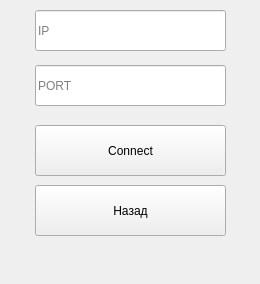
<?xml version="1.0" encoding="UTF-8"?>
<ui version="4.0">
 <class>ConnectMenu</class>
 <widget class="QWidget" name="ConnectMenu">
  <property name="geometry">
   <rect>
    <x>0</x>
    <y>0</y>
    <width>260</width>
    <height>284</height>
   </rect>
  </property>
  <property name="minimumSize">
   <size>
    <width>260</width>
    <height>284</height>
   </size>
  </property>
  <property name="maximumSize">
   <size>
    <width>260</width>
    <height>284</height>
   </size>
  </property>
  <property name="windowTitle">
   <string>Connect</string>
  </property>
  <widget class="QWidget" name="horizontalLayoutWidget">
   <property name="geometry">
    <rect>
     <x>0</x>
     <y>0</y>
     <width>261</width>
     <height>61</height>
    </rect>
   </property>
   <layout class="QHBoxLayout" name="horizontalLayout">
    <item>
     <widget class="QLineEdit" name="ip_input">
      <property name="minimumSize">
       <size>
        <width>191</width>
        <height>41</height>
       </size>
      </property>
      <property name="maximumSize">
       <size>
        <width>191</width>
        <height>41</height>
       </size>
      </property>
      <property name="inputMask">
       <string/>
      </property>
      <property name="placeholderText">
       <string>IP</string>
      </property>
     </widget>
    </item>
   </layout>
  </widget>
  <widget class="QWidget" name="horizontalLayoutWidget_2">
   <property name="geometry">
    <rect>
     <x>0</x>
     <y>60</y>
     <width>261</width>
     <height>51</height>
    </rect>
   </property>
   <layout class="QHBoxLayout" name="horizontalLayout_2">
    <item>
     <widget class="QLineEdit" name="port_input">
      <property name="minimumSize">
       <size>
        <width>191</width>
        <height>41</height>
       </size>
      </property>
      <property name="maximumSize">
       <size>
        <width>191</width>
        <height>41</height>
       </size>
      </property>
      <property name="placeholderText">
       <string>PORT</string>
      </property>
     </widget>
    </item>
   </layout>
  </widget>
  <widget class="QWidget" name="horizontalLayoutWidget_3">
   <property name="geometry">
    <rect>
     <x>0</x>
     <y>120</y>
     <width>261</width>
     <height>61</height>
    </rect>
   </property>
   <layout class="QHBoxLayout" name="horizontalLayout_3">
    <item>
     <widget class="QPushButton" name="connect_btn">
      <property name="minimumSize">
       <size>
        <width>180</width>
        <height>51</height>
       </size>
      </property>
      <property name="maximumSize">
       <size>
        <width>191</width>
        <height>51</height>
       </size>
      </property>
      <property name="text">
       <string>Connect</string>
      </property>
     </widget>
    </item>
   </layout>
  </widget>
  <widget class="QWidget" name="horizontalLayoutWidget_4">
   <property name="geometry">
    <rect>
     <x>0</x>
     <y>180</y>
     <width>261</width>
     <height>61</height>
    </rect>
   </property>
   <layout class="QHBoxLayout" name="horizontalLayout_4">
    <item>
     <widget class="QPushButton" name="back_btn">
      <property name="minimumSize">
       <size>
        <width>180</width>
        <height>51</height>
       </size>
      </property>
      <property name="maximumSize">
       <size>
        <width>191</width>
        <height>51</height>
       </size>
      </property>
      <property name="text">
       <string>Назад</string>
      </property>
     </widget>
    </item>
   </layout>
  </widget>
 </widget>
 <resources/>
 <connections/>
</ui>
